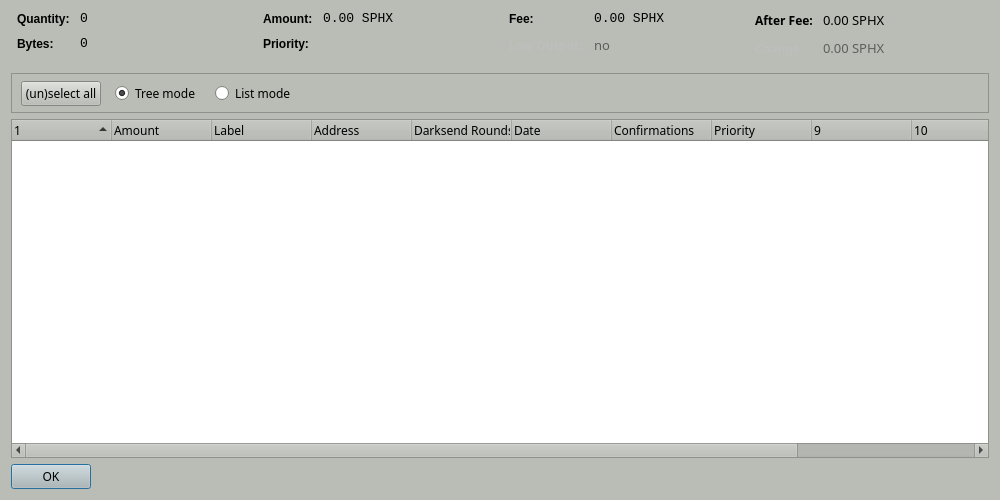
<?xml version="1.0" encoding="UTF-8"?>
<ui version="4.0">
 <class>CoinControlDialog</class>
 <widget class="QDialog" name="CoinControlDialog">
  <property name="geometry">
   <rect>
    <x>0</x>
    <y>0</y>
    <width>1000</width>
    <height>500</height>
   </rect>
  </property>
  <property name="palette">
   <palette>
    <active>
     <colorrole role="WindowText">
      <brush brushstyle="SolidPattern">
       <color alpha="255">
        <red>0</red>
        <green>0</green>
        <blue>0</blue>
       </color>
      </brush>
     </colorrole>
     <colorrole role="Button">
      <brush brushstyle="SolidPattern">
       <color alpha="255">
        <red>186</red>
        <green>189</green>
        <blue>182</blue>
       </color>
      </brush>
     </colorrole>
     <colorrole role="Light">
      <brush brushstyle="SolidPattern">
       <color alpha="255">
        <red>255</red>
        <green>255</green>
        <blue>255</blue>
       </color>
      </brush>
     </colorrole>
     <colorrole role="Midlight">
      <brush brushstyle="SolidPattern">
       <color alpha="255">
        <red>220</red>
        <green>222</green>
        <blue>218</blue>
       </color>
      </brush>
     </colorrole>
     <colorrole role="Dark">
      <brush brushstyle="SolidPattern">
       <color alpha="255">
        <red>93</red>
        <green>94</green>
        <blue>91</blue>
       </color>
      </brush>
     </colorrole>
     <colorrole role="Mid">
      <brush brushstyle="SolidPattern">
       <color alpha="255">
        <red>124</red>
        <green>126</green>
        <blue>121</blue>
       </color>
      </brush>
     </colorrole>
     <colorrole role="Text">
      <brush brushstyle="SolidPattern">
       <color alpha="255">
        <red>0</red>
        <green>0</green>
        <blue>0</blue>
       </color>
      </brush>
     </colorrole>
     <colorrole role="BrightText">
      <brush brushstyle="SolidPattern">
       <color alpha="255">
        <red>255</red>
        <green>255</green>
        <blue>255</blue>
       </color>
      </brush>
     </colorrole>
     <colorrole role="ButtonText">
      <brush brushstyle="SolidPattern">
       <color alpha="255">
        <red>0</red>
        <green>0</green>
        <blue>0</blue>
       </color>
      </brush>
     </colorrole>
     <colorrole role="Base">
      <brush brushstyle="SolidPattern">
       <color alpha="255">
        <red>255</red>
        <green>255</green>
        <blue>255</blue>
       </color>
      </brush>
     </colorrole>
     <colorrole role="Window">
      <brush brushstyle="SolidPattern">
       <color alpha="255">
        <red>186</red>
        <green>189</green>
        <blue>182</blue>
       </color>
      </brush>
     </colorrole>
     <colorrole role="Shadow">
      <brush brushstyle="SolidPattern">
       <color alpha="255">
        <red>0</red>
        <green>0</green>
        <blue>0</blue>
       </color>
      </brush>
     </colorrole>
     <colorrole role="AlternateBase">
      <brush brushstyle="SolidPattern">
       <color alpha="255">
        <red>220</red>
        <green>222</green>
        <blue>218</blue>
       </color>
      </brush>
     </colorrole>
     <colorrole role="ToolTipBase">
      <brush brushstyle="SolidPattern">
       <color alpha="255">
        <red>255</red>
        <green>255</green>
        <blue>220</blue>
       </color>
      </brush>
     </colorrole>
     <colorrole role="ToolTipText">
      <brush brushstyle="SolidPattern">
       <color alpha="255">
        <red>0</red>
        <green>0</green>
        <blue>0</blue>
       </color>
      </brush>
     </colorrole>
    </active>
    <inactive>
     <colorrole role="WindowText">
      <brush brushstyle="SolidPattern">
       <color alpha="255">
        <red>0</red>
        <green>0</green>
        <blue>0</blue>
       </color>
      </brush>
     </colorrole>
     <colorrole role="Button">
      <brush brushstyle="SolidPattern">
       <color alpha="255">
        <red>186</red>
        <green>189</green>
        <blue>182</blue>
       </color>
      </brush>
     </colorrole>
     <colorrole role="Light">
      <brush brushstyle="SolidPattern">
       <color alpha="255">
        <red>255</red>
        <green>255</green>
        <blue>255</blue>
       </color>
      </brush>
     </colorrole>
     <colorrole role="Midlight">
      <brush brushstyle="SolidPattern">
       <color alpha="255">
        <red>220</red>
        <green>222</green>
        <blue>218</blue>
       </color>
      </brush>
     </colorrole>
     <colorrole role="Dark">
      <brush brushstyle="SolidPattern">
       <color alpha="255">
        <red>93</red>
        <green>94</green>
        <blue>91</blue>
       </color>
      </brush>
     </colorrole>
     <colorrole role="Mid">
      <brush brushstyle="SolidPattern">
       <color alpha="255">
        <red>124</red>
        <green>126</green>
        <blue>121</blue>
       </color>
      </brush>
     </colorrole>
     <colorrole role="Text">
      <brush brushstyle="SolidPattern">
       <color alpha="255">
        <red>0</red>
        <green>0</green>
        <blue>0</blue>
       </color>
      </brush>
     </colorrole>
     <colorrole role="BrightText">
      <brush brushstyle="SolidPattern">
       <color alpha="255">
        <red>255</red>
        <green>255</green>
        <blue>255</blue>
       </color>
      </brush>
     </colorrole>
     <colorrole role="ButtonText">
      <brush brushstyle="SolidPattern">
       <color alpha="255">
        <red>0</red>
        <green>0</green>
        <blue>0</blue>
       </color>
      </brush>
     </colorrole>
     <colorrole role="Base">
      <brush brushstyle="SolidPattern">
       <color alpha="255">
        <red>255</red>
        <green>255</green>
        <blue>255</blue>
       </color>
      </brush>
     </colorrole>
     <colorrole role="Window">
      <brush brushstyle="SolidPattern">
       <color alpha="255">
        <red>186</red>
        <green>189</green>
        <blue>182</blue>
       </color>
      </brush>
     </colorrole>
     <colorrole role="Shadow">
      <brush brushstyle="SolidPattern">
       <color alpha="255">
        <red>0</red>
        <green>0</green>
        <blue>0</blue>
       </color>
      </brush>
     </colorrole>
     <colorrole role="AlternateBase">
      <brush brushstyle="SolidPattern">
       <color alpha="255">
        <red>220</red>
        <green>222</green>
        <blue>218</blue>
       </color>
      </brush>
     </colorrole>
     <colorrole role="ToolTipBase">
      <brush brushstyle="SolidPattern">
       <color alpha="255">
        <red>255</red>
        <green>255</green>
        <blue>220</blue>
       </color>
      </brush>
     </colorrole>
     <colorrole role="ToolTipText">
      <brush brushstyle="SolidPattern">
       <color alpha="255">
        <red>0</red>
        <green>0</green>
        <blue>0</blue>
       </color>
      </brush>
     </colorrole>
    </inactive>
    <disabled>
     <colorrole role="WindowText">
      <brush brushstyle="SolidPattern">
       <color alpha="255">
        <red>93</red>
        <green>94</green>
        <blue>91</blue>
       </color>
      </brush>
     </colorrole>
     <colorrole role="Button">
      <brush brushstyle="SolidPattern">
       <color alpha="255">
        <red>186</red>
        <green>189</green>
        <blue>182</blue>
       </color>
      </brush>
     </colorrole>
     <colorrole role="Light">
      <brush brushstyle="SolidPattern">
       <color alpha="255">
        <red>255</red>
        <green>255</green>
        <blue>255</blue>
       </color>
      </brush>
     </colorrole>
     <colorrole role="Midlight">
      <brush brushstyle="SolidPattern">
       <color alpha="255">
        <red>220</red>
        <green>222</green>
        <blue>218</blue>
       </color>
      </brush>
     </colorrole>
     <colorrole role="Dark">
      <brush brushstyle="SolidPattern">
       <color alpha="255">
        <red>93</red>
        <green>94</green>
        <blue>91</blue>
       </color>
      </brush>
     </colorrole>
     <colorrole role="Mid">
      <brush brushstyle="SolidPattern">
       <color alpha="255">
        <red>124</red>
        <green>126</green>
        <blue>121</blue>
       </color>
      </brush>
     </colorrole>
     <colorrole role="Text">
      <brush brushstyle="SolidPattern">
       <color alpha="255">
        <red>93</red>
        <green>94</green>
        <blue>91</blue>
       </color>
      </brush>
     </colorrole>
     <colorrole role="BrightText">
      <brush brushstyle="SolidPattern">
       <color alpha="255">
        <red>255</red>
        <green>255</green>
        <blue>255</blue>
       </color>
      </brush>
     </colorrole>
     <colorrole role="ButtonText">
      <brush brushstyle="SolidPattern">
       <color alpha="255">
        <red>93</red>
        <green>94</green>
        <blue>91</blue>
       </color>
      </brush>
     </colorrole>
     <colorrole role="Base">
      <brush brushstyle="SolidPattern">
       <color alpha="255">
        <red>186</red>
        <green>189</green>
        <blue>182</blue>
       </color>
      </brush>
     </colorrole>
     <colorrole role="Window">
      <brush brushstyle="SolidPattern">
       <color alpha="255">
        <red>186</red>
        <green>189</green>
        <blue>182</blue>
       </color>
      </brush>
     </colorrole>
     <colorrole role="Shadow">
      <brush brushstyle="SolidPattern">
       <color alpha="255">
        <red>0</red>
        <green>0</green>
        <blue>0</blue>
       </color>
      </brush>
     </colorrole>
     <colorrole role="AlternateBase">
      <brush brushstyle="SolidPattern">
       <color alpha="255">
        <red>186</red>
        <green>189</green>
        <blue>182</blue>
       </color>
      </brush>
     </colorrole>
     <colorrole role="ToolTipBase">
      <brush brushstyle="SolidPattern">
       <color alpha="255">
        <red>255</red>
        <green>255</green>
        <blue>220</blue>
       </color>
      </brush>
     </colorrole>
     <colorrole role="ToolTipText">
      <brush brushstyle="SolidPattern">
       <color alpha="255">
        <red>0</red>
        <green>0</green>
        <blue>0</blue>
       </color>
      </brush>
     </colorrole>
    </disabled>
   </palette>
  </property>
  <property name="windowTitle">
   <string>Coin Control</string>
  </property>
  <layout class="QVBoxLayout" name="verticalLayout">
   <item>
    <layout class="QHBoxLayout" name="horizontalLayoutTop" stretch="0,0,0,0">
     <property name="topMargin">
      <number>0</number>
     </property>
     <property name="bottomMargin">
      <number>10</number>
     </property>
     <item>
      <layout class="QFormLayout" name="formLayoutCoinControl1">
       <property name="horizontalSpacing">
        <number>10</number>
       </property>
       <property name="verticalSpacing">
        <number>10</number>
       </property>
       <property name="leftMargin">
        <number>6</number>
       </property>
       <property name="rightMargin">
        <number>6</number>
       </property>
       <item row="0" column="0">
        <widget class="QLabel" name="labelCoinControlQuantityText">
         <property name="styleSheet">
          <string notr="true">font-weight:bold;</string>
         </property>
         <property name="text">
          <string>Quantity:</string>
         </property>
        </widget>
       </item>
       <item row="0" column="1">
        <widget class="QLabel" name="labelCoinControlQuantity">
         <property name="font">
          <font>
           <family>Monospace</family>
           <pointsize>10</pointsize>
          </font>
         </property>
         <property name="cursor">
          <cursorShape>IBeamCursor</cursorShape>
         </property>
         <property name="contextMenuPolicy">
          <enum>Qt::ActionsContextMenu</enum>
         </property>
         <property name="text">
          <string notr="true">0</string>
         </property>
         <property name="textInteractionFlags">
          <set>Qt::LinksAccessibleByMouse|Qt::TextSelectableByKeyboard|Qt::TextSelectableByMouse</set>
         </property>
        </widget>
       </item>
       <item row="1" column="0">
        <widget class="QLabel" name="labelCoinControlBytesText">
         <property name="styleSheet">
          <string notr="true">font-weight:bold;</string>
         </property>
         <property name="text">
          <string>Bytes:</string>
         </property>
        </widget>
       </item>
       <item row="1" column="1">
        <widget class="QLabel" name="labelCoinControlBytes">
         <property name="font">
          <font>
           <family>Monospace</family>
           <pointsize>10</pointsize>
          </font>
         </property>
         <property name="cursor">
          <cursorShape>IBeamCursor</cursorShape>
         </property>
         <property name="contextMenuPolicy">
          <enum>Qt::ActionsContextMenu</enum>
         </property>
         <property name="text">
          <string notr="true">0</string>
         </property>
         <property name="textInteractionFlags">
          <set>Qt::LinksAccessibleByMouse|Qt::TextSelectableByKeyboard|Qt::TextSelectableByMouse</set>
         </property>
        </widget>
       </item>
      </layout>
     </item>
     <item>
      <layout class="QFormLayout" name="formLayoutCoinControl2">
       <property name="horizontalSpacing">
        <number>10</number>
       </property>
       <property name="verticalSpacing">
        <number>10</number>
       </property>
       <property name="leftMargin">
        <number>6</number>
       </property>
       <property name="rightMargin">
        <number>6</number>
       </property>
       <item row="0" column="0">
        <widget class="QLabel" name="labelCoinControlAmountText">
         <property name="styleSheet">
          <string notr="true">font-weight:bold;</string>
         </property>
         <property name="text">
          <string>Amount:</string>
         </property>
        </widget>
       </item>
       <item row="0" column="1">
        <widget class="QLabel" name="labelCoinControlAmount">
         <property name="font">
          <font>
           <family>Monospace</family>
           <pointsize>10</pointsize>
          </font>
         </property>
         <property name="cursor">
          <cursorShape>IBeamCursor</cursorShape>
         </property>
         <property name="contextMenuPolicy">
          <enum>Qt::ActionsContextMenu</enum>
         </property>
         <property name="text">
          <string notr="true">0.00 SPHX</string>
         </property>
         <property name="textInteractionFlags">
          <set>Qt::LinksAccessibleByMouse|Qt::TextSelectableByKeyboard|Qt::TextSelectableByMouse</set>
         </property>
        </widget>
       </item>
       <item row="1" column="0">
        <widget class="QLabel" name="labelCoinControlPriorityText">
         <property name="styleSheet">
          <string notr="true">font-weight:bold;</string>
         </property>
         <property name="text">
          <string>Priority:</string>
         </property>
        </widget>
       </item>
       <item row="1" column="1">
        <widget class="QLabel" name="labelCoinControlPriority">
         <property name="font">
          <font>
           <family>Monospace</family>
           <pointsize>10</pointsize>
          </font>
         </property>
         <property name="cursor">
          <cursorShape>IBeamCursor</cursorShape>
         </property>
         <property name="contextMenuPolicy">
          <enum>Qt::ActionsContextMenu</enum>
         </property>
         <property name="text">
          <string/>
         </property>
         <property name="textInteractionFlags">
          <set>Qt::LinksAccessibleByMouse|Qt::TextSelectableByKeyboard|Qt::TextSelectableByMouse</set>
         </property>
        </widget>
       </item>
      </layout>
     </item>
     <item>
      <layout class="QFormLayout" name="formLayoutCoinControl3">
       <property name="horizontalSpacing">
        <number>10</number>
       </property>
       <property name="verticalSpacing">
        <number>10</number>
       </property>
       <property name="leftMargin">
        <number>6</number>
       </property>
       <property name="rightMargin">
        <number>6</number>
       </property>
       <item row="0" column="0">
        <widget class="QLabel" name="labelCoinControlFeeText">
         <property name="styleSheet">
          <string notr="true">font-weight:bold;</string>
         </property>
         <property name="text">
          <string>Fee:</string>
         </property>
        </widget>
       </item>
       <item row="0" column="1">
        <widget class="QLabel" name="labelCoinControlFee">
         <property name="font">
          <font>
           <family>Monospace</family>
           <pointsize>10</pointsize>
          </font>
         </property>
         <property name="cursor">
          <cursorShape>IBeamCursor</cursorShape>
         </property>
         <property name="contextMenuPolicy">
          <enum>Qt::ActionsContextMenu</enum>
         </property>
         <property name="text">
          <string notr="true">0.00 SPHX</string>
         </property>
         <property name="textInteractionFlags">
          <set>Qt::LinksAccessibleByMouse|Qt::TextSelectableByKeyboard|Qt::TextSelectableByMouse</set>
         </property>
        </widget>
       </item>
       <item row="1" column="0">
        <widget class="QLabel" name="labelCoinControlLowOutputText">
         <property name="enabled">
          <bool>false</bool>
         </property>
         <property name="font">
          <font>
           <family>Sawasdee</family>
           <weight>75</weight>
           <bold>true</bold>
          </font>
         </property>
         <property name="styleSheet">
          <string notr="true">font-weight:bold;</string>
         </property>
         <property name="text">
          <string>Low Output:</string>
         </property>
        </widget>
       </item>
       <item row="1" column="1">
        <widget class="QLabel" name="labelCoinControlLowOutput">
         <property name="enabled">
          <bool>false</bool>
         </property>
         <property name="font">
          <font>
           <family>Sawasdee</family>
           <pointsize>10</pointsize>
          </font>
         </property>
         <property name="cursor">
          <cursorShape>IBeamCursor</cursorShape>
         </property>
         <property name="contextMenuPolicy">
          <enum>Qt::ActionsContextMenu</enum>
         </property>
         <property name="text">
          <string notr="true">no</string>
         </property>
         <property name="textInteractionFlags">
          <set>Qt::LinksAccessibleByMouse|Qt::TextSelectableByKeyboard|Qt::TextSelectableByMouse</set>
         </property>
        </widget>
       </item>
      </layout>
     </item>
     <item>
      <layout class="QFormLayout" name="formLayoutCoinControl4">
       <property name="horizontalSpacing">
        <number>10</number>
       </property>
       <property name="verticalSpacing">
        <number>10</number>
       </property>
       <property name="leftMargin">
        <number>6</number>
       </property>
       <property name="rightMargin">
        <number>6</number>
       </property>
       <item row="0" column="0">
        <widget class="QLabel" name="labelCoinControlAfterFeeText">
         <property name="font">
          <font>
           <family>Sawasdee</family>
           <weight>75</weight>
           <bold>true</bold>
          </font>
         </property>
         <property name="styleSheet">
          <string notr="true">font-weight:bold;</string>
         </property>
         <property name="text">
          <string>After Fee:</string>
         </property>
        </widget>
       </item>
       <item row="0" column="1">
        <widget class="QLabel" name="labelCoinControlAfterFee">
         <property name="font">
          <font>
           <family>Sawasdee</family>
           <pointsize>10</pointsize>
          </font>
         </property>
         <property name="cursor">
          <cursorShape>IBeamCursor</cursorShape>
         </property>
         <property name="contextMenuPolicy">
          <enum>Qt::ActionsContextMenu</enum>
         </property>
         <property name="text">
          <string notr="true">0.00 SPHX</string>
         </property>
         <property name="textInteractionFlags">
          <set>Qt::LinksAccessibleByMouse|Qt::TextSelectableByKeyboard|Qt::TextSelectableByMouse</set>
         </property>
        </widget>
       </item>
       <item row="1" column="0">
        <widget class="QLabel" name="labelCoinControlChangeText">
         <property name="enabled">
          <bool>false</bool>
         </property>
         <property name="font">
          <font>
           <family>Sawasdee</family>
           <weight>75</weight>
           <bold>true</bold>
          </font>
         </property>
         <property name="styleSheet">
          <string notr="true">font-weight:bold;</string>
         </property>
         <property name="text">
          <string>Change:</string>
         </property>
        </widget>
       </item>
       <item row="1" column="1">
        <widget class="QLabel" name="labelCoinControlChange">
         <property name="enabled">
          <bool>false</bool>
         </property>
         <property name="font">
          <font>
           <family>Sawasdee</family>
           <pointsize>10</pointsize>
          </font>
         </property>
         <property name="cursor">
          <cursorShape>IBeamCursor</cursorShape>
         </property>
         <property name="contextMenuPolicy">
          <enum>Qt::ActionsContextMenu</enum>
         </property>
         <property name="text">
          <string notr="true">0.00 SPHX</string>
         </property>
         <property name="textInteractionFlags">
          <set>Qt::LinksAccessibleByMouse|Qt::TextSelectableByKeyboard|Qt::TextSelectableByMouse</set>
         </property>
        </widget>
       </item>
      </layout>
     </item>
    </layout>
   </item>
   <item>
    <widget class="QFrame" name="frame">
     <property name="minimumSize">
      <size>
       <width>0</width>
       <height>40</height>
      </size>
     </property>
     <property name="font">
      <font>
       <family>Sawasdee</family>
      </font>
     </property>
     <property name="frameShape">
      <enum>QFrame::StyledPanel</enum>
     </property>
     <property name="frameShadow">
      <enum>QFrame::Sunken</enum>
     </property>
     <widget class="QWidget" name="horizontalLayoutWidget">
      <property name="geometry">
       <rect>
        <x>10</x>
        <y>0</y>
        <width>781</width>
        <height>41</height>
       </rect>
      </property>
      <property name="font">
       <font>
        <family>Sawasdee</family>
       </font>
      </property>
      <layout class="QHBoxLayout" name="horizontalLayoutPanel" stretch="0,0,0,0">
       <property name="spacing">
        <number>14</number>
       </property>
       <item>
        <widget class="QPushButton" name="pushButtonSelectAll">
         <property name="sizePolicy">
          <sizepolicy hsizetype="Maximum" vsizetype="Fixed">
           <horstretch>0</horstretch>
           <verstretch>0</verstretch>
          </sizepolicy>
         </property>
         <property name="font">
          <font>
           <family>Sawasdee</family>
          </font>
         </property>
         <property name="text">
          <string>(un)select all</string>
         </property>
        </widget>
       </item>
       <item>
        <widget class="QRadioButton" name="radioTreeMode">
         <property name="sizePolicy">
          <sizepolicy hsizetype="Maximum" vsizetype="Fixed">
           <horstretch>0</horstretch>
           <verstretch>0</verstretch>
          </sizepolicy>
         </property>
         <property name="font">
          <font>
           <family>Sawasdee</family>
          </font>
         </property>
         <property name="text">
          <string>Tree mode</string>
         </property>
         <property name="checked">
          <bool>true</bool>
         </property>
        </widget>
       </item>
       <item>
        <widget class="QRadioButton" name="radioListMode">
         <property name="sizePolicy">
          <sizepolicy hsizetype="Maximum" vsizetype="Fixed">
           <horstretch>0</horstretch>
           <verstretch>0</verstretch>
          </sizepolicy>
         </property>
         <property name="font">
          <font>
           <family>Sawasdee</family>
          </font>
         </property>
         <property name="text">
          <string>List mode</string>
         </property>
        </widget>
       </item>
       <item>
        <spacer name="horizontalSpacer">
         <property name="font">
          <font>
           <family>Sawasdee</family>
          </font>
         </property>
         <property name="orientation">
          <enum>Qt::Horizontal</enum>
         </property>
         <property name="sizeHint" stdset="0">
          <size>
           <width>40</width>
           <height>20</height>
          </size>
         </property>
        </spacer>
       </item>
      </layout>
     </widget>
    </widget>
   </item>
   <item>
    <widget class="CoinControlTreeWidget" name="treeWidget">
     <property name="font">
      <font>
       <family>Sawasdee</family>
      </font>
     </property>
     <property name="contextMenuPolicy">
      <enum>Qt::CustomContextMenu</enum>
     </property>
     <property name="sortingEnabled">
      <bool>false</bool>
     </property>
     <property name="columnCount">
      <number>12</number>
     </property>
     <attribute name="headerShowSortIndicator" stdset="0">
      <bool>true</bool>
     </attribute>
     <attribute name="headerStretchLastSection">
      <bool>false</bool>
     </attribute>
     <column>
      <property name="text">
       <string/>
      </property>
     </column>
     <column>
      <property name="text">
       <string>Amount</string>
      </property>
     </column>
     <column>
      <property name="text">
       <string>Label</string>
      </property>
     </column>
     <column>
      <property name="text">
       <string>Address</string>
      </property>
     </column>
     <column>
      <property name="text">
       <string>Darksend Rounds</string>
      </property>
     </column>
     <column>
      <property name="text">
       <string>Date</string>
      </property>
     </column>
     <column>
      <property name="text">
       <string>Confirmations</string>
      </property>
      <property name="toolTip">
       <string>Confirmed</string>
      </property>
     </column>
     <column>
      <property name="text">
       <string>Priority</string>
      </property>
     </column>
     <column>
      <property name="text">
       <string/>
      </property>
     </column>
     <column>
      <property name="text">
       <string/>
      </property>
     </column>
     <column>
      <property name="text">
       <string/>
      </property>
     </column>
     <column>
      <property name="text">
       <string/>
      </property>
     </column>
    </widget>
   </item>
   <item>
    <widget class="QDialogButtonBox" name="buttonBox">
     <property name="sizePolicy">
      <sizepolicy hsizetype="Maximum" vsizetype="Fixed">
       <horstretch>0</horstretch>
       <verstretch>0</verstretch>
      </sizepolicy>
     </property>
     <property name="font">
      <font>
       <family>Sawasdee</family>
      </font>
     </property>
     <property name="orientation">
      <enum>Qt::Horizontal</enum>
     </property>
     <property name="standardButtons">
      <set>QDialogButtonBox::Ok</set>
     </property>
    </widget>
   </item>
  </layout>
 </widget>
 <customwidgets>
  <customwidget>
   <class>CoinControlTreeWidget</class>
   <extends>QTreeWidget</extends>
   <header>coincontroltreewidget.h</header>
  </customwidget>
 </customwidgets>
 <resources/>
 <connections/>
</ui>
